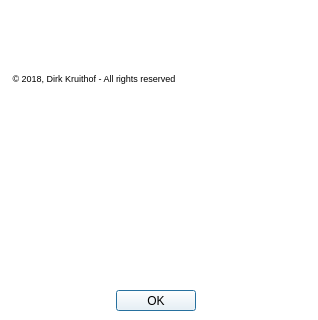
<?xml version="1.0" encoding="UTF-8"?>
<ui version="4.0">
 <class>Info</class>
 <widget class="QDialog" name="Info">
  <property name="geometry">
   <rect>
    <x>0</x>
    <y>0</y>
    <width>318</width>
    <height>320</height>
   </rect>
  </property>
  <property name="minimumSize">
   <size>
    <width>318</width>
    <height>320</height>
   </size>
  </property>
  <property name="maximumSize">
   <size>
    <width>318</width>
    <height>320</height>
   </size>
  </property>
  <property name="windowTitle">
   <string>ProtoIt informatie</string>
  </property>
  <property name="styleSheet">
   <string notr="true">background-color: rgb(255, 255, 255);</string>
  </property>
  <property name="modal">
   <bool>true</bool>
  </property>
  <widget class="QDialogButtonBox" name="buttonBox">
   <property name="geometry">
    <rect>
     <x>10</x>
     <y>290</y>
     <width>291</width>
     <height>21</height>
    </rect>
   </property>
   <property name="orientation">
    <enum>Qt::Horizontal</enum>
   </property>
   <property name="standardButtons">
    <set>QDialogButtonBox::Ok</set>
   </property>
   <property name="centerButtons">
    <bool>true</bool>
   </property>
  </widget>
  <widget class="QLabel" name="label">
   <property name="geometry">
    <rect>
     <x>10</x>
     <y>100</y>
     <width>291</width>
     <height>181</height>
    </rect>
   </property>
   <property name="text">
    <string/>
   </property>
   <property name="textFormat">
    <enum>Qt::RichText</enum>
   </property>
   <property name="wordWrap">
    <bool>true</bool>
   </property>
  </widget>
  <widget class="QLabel" name="label_2">
   <property name="geometry">
    <rect>
     <x>10</x>
     <y>70</y>
     <width>231</width>
     <height>16</height>
    </rect>
   </property>
   <property name="font">
    <font>
     <family>Arial</family>
     <pointsize>7</pointsize>
    </font>
   </property>
   <property name="text">
    <string> © 2018, Dirk Kruithof - All rights reserved</string>
   </property>
  </widget>
  <widget class="QLabel" name="label_3">
   <property name="geometry">
    <rect>
     <x>10</x>
     <y>10</y>
     <width>291</width>
     <height>51</height>
    </rect>
   </property>
   <property name="text">
    <string/>
   </property>
   <property name="pixmap">
    <pixmap resource="ProtoIt.qrc">:/ProtoIt.png</pixmap>
   </property>
   <property name="scaledContents">
    <bool>true</bool>
   </property>
  </widget>
 </widget>
 <resources>
  <include location="ProtoIt.qrc"/>
 </resources>
 <connections>
  <connection>
   <sender>buttonBox</sender>
   <signal>accepted()</signal>
   <receiver>Info</receiver>
   <slot>accept()</slot>
   <hints>
    <hint type="sourcelabel">
     <x>248</x>
     <y>254</y>
    </hint>
    <hint type="destinationlabel">
     <x>157</x>
     <y>274</y>
    </hint>
   </hints>
  </connection>
  <connection>
   <sender>buttonBox</sender>
   <signal>rejected()</signal>
   <receiver>Info</receiver>
   <slot>reject()</slot>
   <hints>
    <hint type="sourcelabel">
     <x>316</x>
     <y>260</y>
    </hint>
    <hint type="destinationlabel">
     <x>286</x>
     <y>274</y>
    </hint>
   </hints>
  </connection>
 </connections>
</ui>
